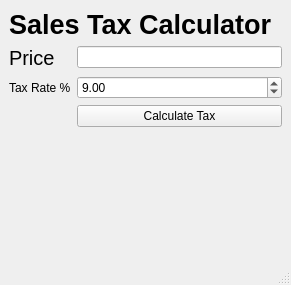
<?xml version="1.0" encoding="UTF-8"?>
<ui version="4.0">
 <class>MainWindow</class>
 <widget class="QMainWindow" name="MainWindow">
  <property name="geometry">
   <rect>
    <x>0</x>
    <y>0</y>
    <width>291</width>
    <height>285</height>
   </rect>
  </property>
  <property name="windowTitle">
   <string>Sales Tax Calulator</string>
  </property>
  <widget class="QWidget" name="centralwidget">
   <layout class="QFormLayout" name="formLayout">
    <item row="0" column="0" colspan="2">
     <widget class="QLabel" name="label_3">
      <property name="font">
       <font>
        <pointsize>20</pointsize>
        <weight>75</weight>
        <bold>true</bold>
       </font>
      </property>
      <property name="text">
       <string>Sales Tax Calculator</string>
      </property>
     </widget>
    </item>
    <item row="2" column="0">
     <widget class="QLabel" name="label">
      <property name="font">
       <font>
        <pointsize>15</pointsize>
       </font>
      </property>
      <property name="text">
       <string>Price</string>
      </property>
     </widget>
    </item>
    <item row="2" column="1">
     <widget class="QLineEdit" name="price_box">
      <property name="inputMethodHints">
       <set>Qt::ImhNone</set>
      </property>
      <property name="alignment">
       <set>Qt::AlignRight|Qt::AlignTrailing|Qt::AlignVCenter</set>
      </property>
     </widget>
    </item>
    <item row="3" column="0">
     <widget class="QLabel" name="label_2">
      <property name="text">
       <string>Tax Rate %</string>
      </property>
     </widget>
    </item>
    <item row="4" column="1">
     <widget class="QPushButton" name="calc_tax_button">
      <property name="text">
       <string>Calculate Tax</string>
      </property>
     </widget>
    </item>
    <item row="8" column="1">
     <widget class="QLabel" name="Tax">
      <property name="text">
       <string/>
      </property>
     </widget>
    </item>
    <item row="9" column="1">
     <widget class="QLabel" name="Total">
      <property name="text">
       <string/>
      </property>
     </widget>
    </item>
    <item row="3" column="1">
     <widget class="QDoubleSpinBox" name="tax_rate">
      <property name="maximum">
       <double>98.989999999999995</double>
      </property>
      <property name="singleStep">
       <double>0.250000000000000</double>
      </property>
      <property name="value">
       <double>9.000000000000000</double>
      </property>
     </widget>
    </item>
   </layout>
  </widget>
  <widget class="QMenuBar" name="menubar">
   <property name="geometry">
    <rect>
     <x>0</x>
     <y>0</y>
     <width>291</width>
     <height>21</height>
    </rect>
   </property>
  </widget>
  <widget class="QStatusBar" name="statusbar"/>
 </widget>
 <resources/>
 <connections/>
</ui>
